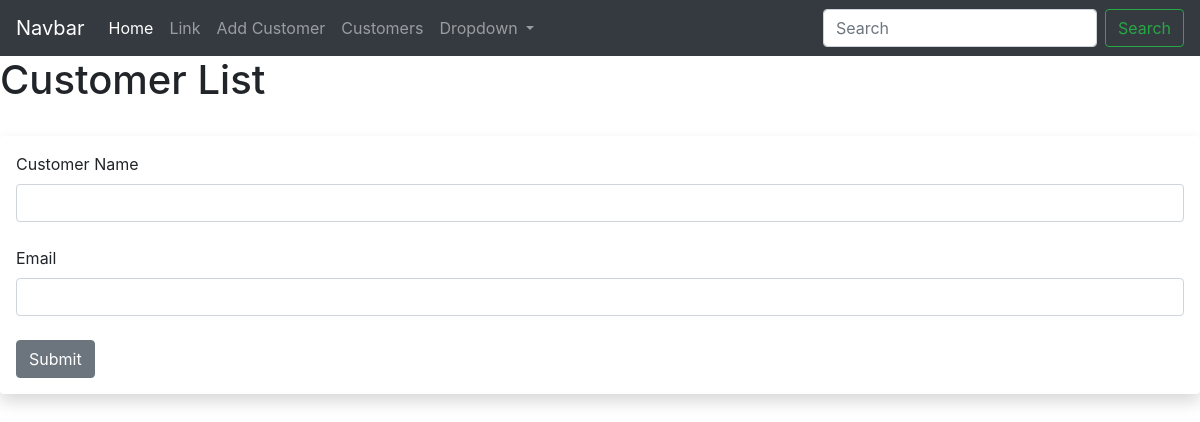
Page /customers/add on the earlier database version.
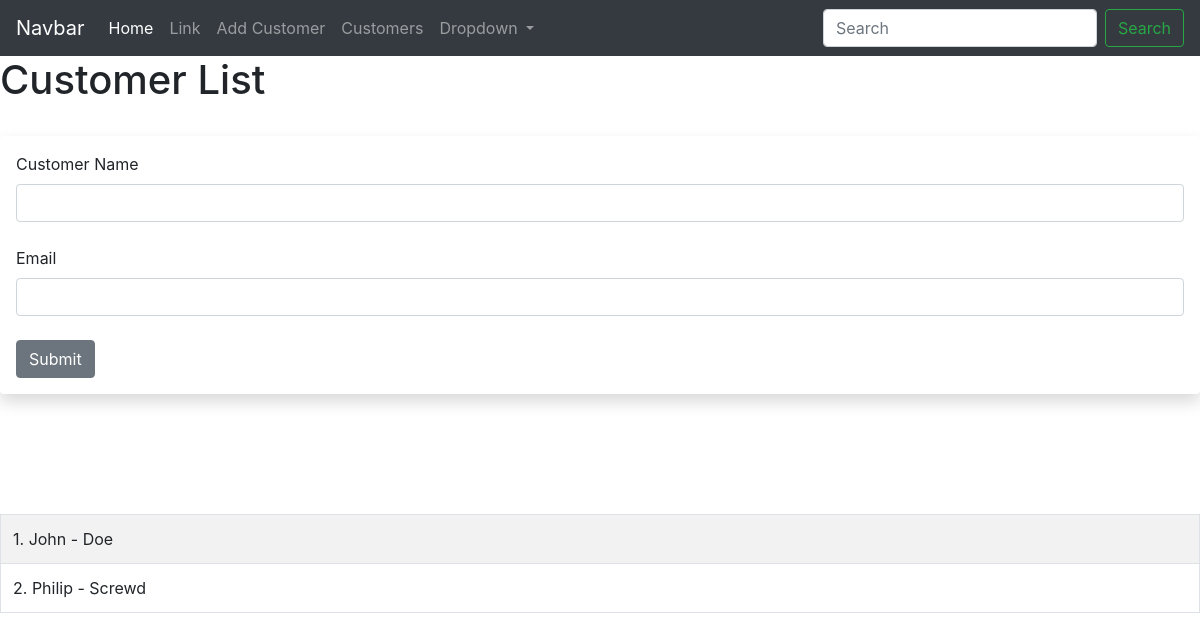
Same page on the later database version.
### server.py (models this page shows, shortened)
class Users(db.Model):
    id= db.Column(db.Integer, primary_key=True)
    name = db.Column(db.String(200), nullable=False)
    email = db.Column(db.String(200), nullable=False, unique=True)
    date_added = db.Column(db.DateTime, default=datetime.utcnow)

### server.py (the view, shortened to what this page needs)
@app.route("/customers/add", methods=['GET', 'POST'])
def add_customer():
    name = None
    form = CustomerAddForm()
    our_users = Users.query.order_by(Users.date_added)
    return render_template("add_customer.html", form=form, name=name, our_users=our_users)

### server.py
class CustomerAddForm(FlaskForm):
    name = StringField("Customer Name", validators=[DataRequired()])
    email = StringField("Email", validators=[DataRequired()])
    submit = SubmitField("Submit")

### templates/add_customer.html (shortened to what this page needs)
{% extends 'base.html'%}
{%block content%}
{% if name %}
    <h1> Hello {{ name }}!! </h1>
    </br>
    <br></br>
{% else %}
    <h1>Customer List</h1>
    <br/>
    <div class="shadow p-3 mb-5 bg-white rounded">
    <form method="POST">
        {{ form.name.label(class="form-label") }}
        {{ form.name(class="form-control") }}
        <br/>
        {{ form.email.label(class="form-label") }}
        {{ form.email(class="form-control") }}
        <br/>
        {{ form.submit(class="btn btn-secondary") }}
    </form>
    </div>
    <br/><br/><br/>
<table class="table table-hover table-bordered table-striped">
{% for our_user in our_users %}
<tr>
    <td>{{ our_user.id }}. {{ our_user.name }} - {{ our_user.email }}</td>
</tr>
{% endfor %}
</table>
{%endif%}
{% endblock %}

### templates/base.html (shortened to what this page needs)
<!doctype html>
<html lang="en">
  <head>
    <link rel="stylesheet" href="https://cdn.jsdelivr.net/npm/bootstrap@4.6.2/dist/css/bootstrap.min.css">
  </head>
  <body>
    {% include 'navbar.html'%}
    <div class="containter">
    {%block content%}
    {% endblock %}
    </div>
  </body>
</html>

### templates/navbar.html (shortened to what this page needs)
<nav class="navbar navbar-expand-lg navbar-dark bg-dark">
    <a class="navbar-brand" href="{{ url_for('index') }}">Navbar</a>
    <div class="collapse navbar-collapse" id="navbarSupportedContent">
      <ul class="navbar-nav mr-auto">
        <li class="nav-item active">
          <a class="nav-link" href="{{ url_for('index') }}">Home <span class="sr-only">(current)</span></a>
        </li>
        <li class="nav-item">
          <a class="nav-link" href="#">Link</a>
        </li>
        <li class="nav-item">
          <a class="nav-link" href="{{ url_for('add_customer') }}">Add Customer</a>
        </li>
        <li class="nav-item">
            <a class="nav-link" href="{{ url_for('customers') }}">Customers</a>
          </li>
        <li class="nav-item dropdown">
          <a class="nav-link dropdown-toggle" href="#" role="button" data-toggle="dropdown" aria-expanded="false">
            Dropdown
          </a>
        </li>
      </ul>
      <form class="form-inline my-2 my-lg-0">
        <input class="form-control mr-sm-2" type="search" placeholder="Search" aria-label="Search">
        <button class="btn btn-outline-success my-2 my-sm-0" type="submit">Search</button>
      </form>
    </div>
  </nav>

Differences in the rows shown:
added Users: id "1", name "John", email "Doe"
added Users: id "2", name "Philip", email "Screwd"
